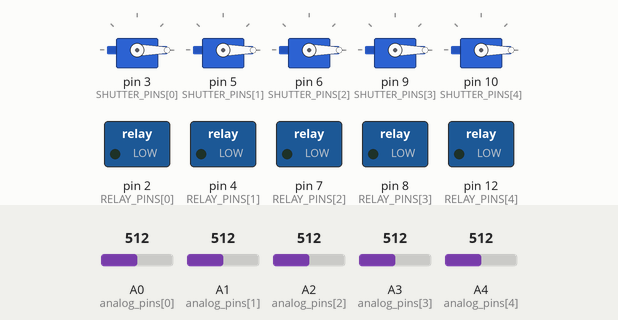
This sketch was run on a simulated Arduino Uno, built with avr-gcc and run on an emulated ATmega328P. On the bench: 5 × servo, switched loads named in the sketch (green lamp = pin HIGH). Dashed ring = blinking. Inputs (shaded band) come from the test bench; at power-on: A0 (analog_pins[0]) = 512, A1 (analog_pins[1]) = 512, A2 (analog_pins[2]) = 512, A3 (analog_pins[3]) = 512, A4 (analog_pins[4]) = 512. What the sketch prints to the serial monitor is not drawn.

Above: at 1.2 s.
1.3 s: A0 (analog_pins[0]) set to 633
4.3 s: A0 (analog_pins[0]) set to 662
At 4.61 s:
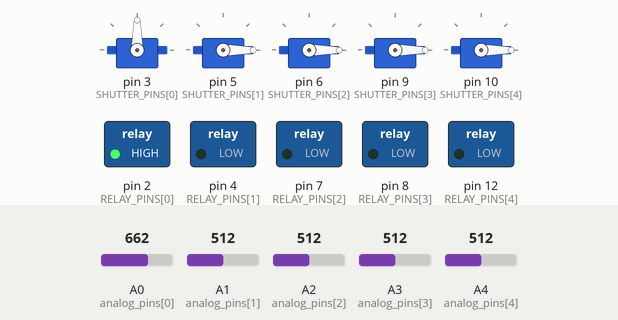
7.3 s: A1 (analog_pins[1]) set to 638
10.3 s: A1 (analog_pins[1]) set to 668
At 10.54 s:
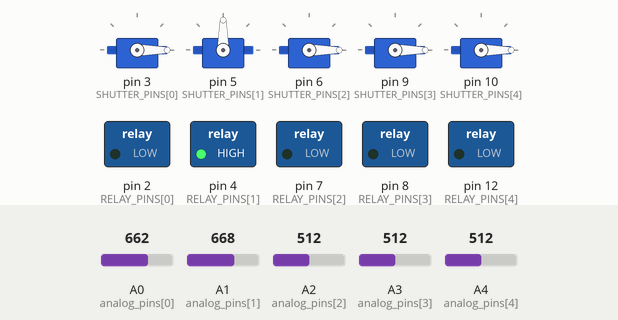
13.3 s: A2 (analog_pins[2]) set to 643
16.3 s: A2 (analog_pins[2]) set to 666
At 16.56 s:
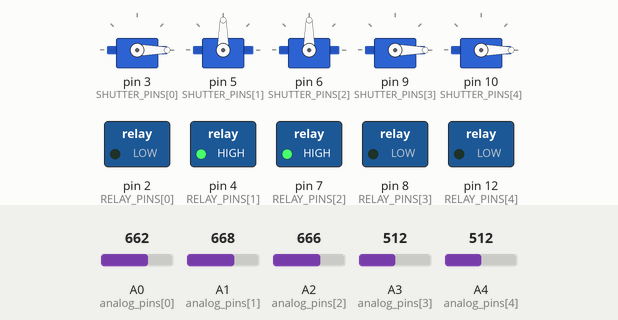
Timing chart, 0 to 20.3 s (numbered marks = the images above; inputs shaded):
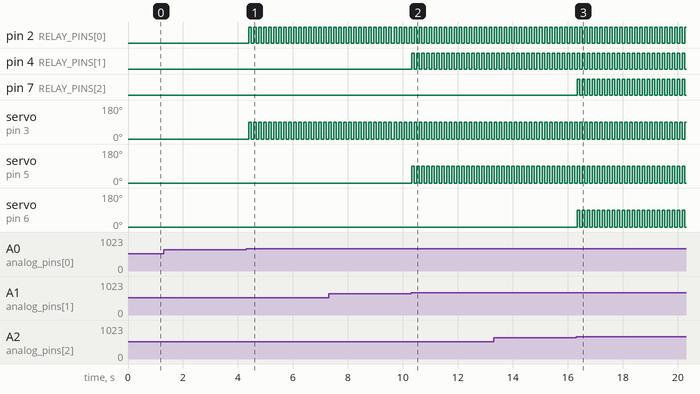

The sketch:

relay_board_and_shutter_with_serial_control_test.ino
```cpp
// relay_board_control_with_serial_control.ino
//
// Controlling photocharge-discharge of photocaps or photobatteries
// This code is used to control a relay board with 8 channels and switch between connected and disconencted states.
// there are two modes of control inplemented,
// 1. Using analog inputs provided by the potentiostat (Rising edge time = 90ms) --> for 8 channels this should be 150ms
// 2. Using the serial communication. This is useful to restart certain relays

// TO DO
// send the status of shutters and relays back through serial so it can be displayed in the GUI

// Additional libraries
#include <Servo.h>

const int numChannels = 5; // change this depending on the number of channels to control. **NOTE** this will affect the reading times, and the pulse width must me modified accordingly
// As a rule of thumb, the pulse width must be numChannels*20 - 10 ms
// Define the pins for controlling the relais board
// const int RELAY_PINS[] = {34, 36, 38, 40, 42, 44, 46, 48};
// Here they will control pins with LEDs in the UNO
const int RELAY_PINS[] = {2, 4, 7, 8, 12};
// Define pins for reading the analog input data
static const uint8_t analog_pins[] = {A0, A1, A2, A3, A4, A5};
// Define pins for controlling shutters
// const int SHUTTER_PINS[] = {2, 3, 4, 5, 6, 7, 8, 9};
const int SHUTTER_PINS[] = {3, 5, 6, 9, 10};
// Create a list with instances of servo objects (shutters)
Servo servos[numChannels];

// Variables to store the data
int analogValues[numChannels];
bool relayStatus[numChannels];
bool shutterStatus[numChannels];

unsigned long previousMillis[numChannels];
long pulseWidth = 90; //ms

// variables to store parsed data
const byte numChars = 32;
char receivedChars[numChars];
char tempChars[numChars];
int state_relay = 0;
int state_shutter = 0;
int relay = 0;
boolean newData = false;

//============
// Read data arriving via serial. The data MUST have a defined structure to be read with this protocol
// <channel, relay_status, shutter_status>
void recvWithStartEndMarkers() {
    static boolean recvInProgress = false;
    static byte ndx = 0;
    char startMarker = '<';
    char endMarker = '>';
    char rc;
    while (Serial.available() > 0 && newData == false) {
        rc = Serial.read();
        if (recvInProgress == true) {
            if (rc != endMarker) {
                receivedChars[ndx] = rc;
                ndx++;
                if (ndx >= numChars) {
                    ndx = numChars - 1;
                }
            }
            else {
                receivedChars[ndx] = '\0'; // terminate the string
                recvInProgress = false;
                ndx = 0;
                newData = true;
            }
        }

        else if (rc == startMarker) {
            recvInProgress = true;
        }
    }
}
//============

void parseData() {      // split the data into its parts

    char * strtokIndx; // this is used by strtok() as an index

    strtokIndx = strtok(tempChars, ","); //get the first part to define the channel
    relay = atoi(strtokIndx);

    strtokIndx = strtok(NULL, ","); // get the second part to define the state of relay.
    state_relay = atoi(strtokIndx);

    strtokIndx = strtok(NULL, ","); // get the second part to define the state of shutter.
    state_shutter = atoi(strtokIndx);
}

//============

void showParsedData() {
    Serial.print("Relay ");
    Serial.println(relay);
    Serial.print("State relay ");
    Serial.println(state_relay);
    Serial.print("State shutter ");
    Serial.println(state_shutter);
}


//============
// Read the analog channels one at a time and operate the relays and shutters accordingly
void analogReadings() {
  for (int i = 0; i < numChannels; i++){
    unsigned long currentMillis = millis();
    analogValues[i] = analogRead(analog_pins[i]);
    if (currentMillis - previousMillis[i] > pulseWidth){
      previousMillis[i] = currentMillis;
      if (analogValues[i] >= 650 && relayStatus[i] == false){
        //Serial.println("ON");
        digitalWrite(RELAY_PINS[i], HIGH);
        relayStatus[i] = true;
        servos[i].write(90);
        shutterStatus[i] = true;
      }
      else if (analogValues[i] >= 650 && relayStatus[i] == true){
        //Serial.println("OFF");
        digitalWrite(RELAY_PINS[i], LOW);
        relayStatus[i] = false;
        servos[i].write(0);
        shutterStatus[i] = false;
      }
    }
  }
}
//============
// Read the serial connection and operate the relay and shutter accordingly
void serialReadings() {
  recvWithStartEndMarkers();
  if (newData == true) {
    strcpy(tempChars, receivedChars);
    // this temporary copy is necessary to protect the original data
    // because strtok() used in parseData() replaces the commas with \0
    parseData();
    if (state_relay == 0){
      digitalWrite(RELAY_PINS[relay], LOW);
      relayStatus[relay] = false;
    }
    if (state_shutter == 0){
      servos[relay].write(0);
      shutterStatus[relay] = false;
    }
    if (state_relay > 0){
      digitalWrite(RELAY_PINS[relay], HIGH);
      relayStatus[relay] = true;
    }
    if (state_shutter > 0){
      servos[relay].write(90);
      shutterStatus[relay] = true;
    }
    newData = false;
  }
}

//=============
// To send the information about the relay and shutter states back to the GUI through serial
// Print a list with the state of relays and shutters
// The integers of the list represent the state. One integer for channel
// 0: both relay and shutter false
// 1: relay on and shutter off
// 2: relay off and shutter on
// 3: both relay and shutter on
void serialWriting(){
  int state = 0;
  Serial.print("<");
  for (int i = 0; i<numChannels; i++){
    if (relayStatus[i] == true && shutterStatus[i] == true){
      state = 3;
    }
    else if (relayStatus[i] == false && shutterStatus[i] == true){
      state = 2;
    }
    else if (relayStatus[i] == true && shutterStatus[i] == false){
      state = 1;
    }
    else {
      state = 0;
    }
    Serial.print(state);
    if (i<numChannels-1){
      Serial.print(",");
    }
  }
  Serial.println(">");
}
//==========

void setup() {
  for (int i = 0; i < numChannels; i++) {
    // Set the pins used for relais as output and all to low, so the start in NC state.
    pinMode(RELAY_PINS[i], OUTPUT);
    digitalWrite(RELAY_PINS[i], LOW);
    // Update the list with the relay status
    relayStatus[i] = false;
    // Attach shutters to pins and close all of them, moving to 0
    servos[i].attach(SHUTTER_PINS[i]);
    servos[i].write(0);
    // Update the list of shutter status with all closed
    shutterStatus[i] = false;
    // SEt all reading pins to input
    pinMode(analog_pins[i], INPUT);
  }
  // Start the serial communication
  Serial.begin(38400);
  Serial.println("Connection stablished!");
}

void loop() {
  // Read serial inputs and change relays accordingly
  serialReadings();
  //showParsedData();
  // Read all analog inputs and change relays accordingly
  analogReadings();
  serialWriting();
}
```

Measured:
- the behaviour switches between 649 and 650 on A0 (analog_pins[0]) (found by bisection; images 0 and 1)
- the behaviour switches between 649 and 650 on A1 (analog_pins[1]) (found by bisection; images 1 and 2)
- the behaviour switches between 649 and 650 on A2 (analog_pins[2]) (found by bisection; images 2 and 3)
- after the input at 4.3 s, pin 2 (RELAY_PINS[0]): alternates HIGH for 0.09 s and LOW for 0.09 s, starting after 0.08 s; servo on pin 3 (SHUTTER_PINS[0]): alternates 90° for 0.09 s and 0° for 0.09 s, starting after 0.08 s
- after the input at 10.3 s, pin 4 (RELAY_PINS[1]): alternates HIGH for 0.09 s and LOW for 0.09 s, starting at once; servo on pin 5 (SHUTTER_PINS[1]): alternates 90° for 0.09 s and 0° for 0.09 s, starting at once
- after the input at 16.3 s, pin 7 (RELAY_PINS[2]): alternates HIGH for 0.09 s and LOW for 0.09 s, starting at once; servo on pin 6 (SHUTTER_PINS[2]): alternates 90° for 0.09 s and 0° for 0.09 s, starting at once
